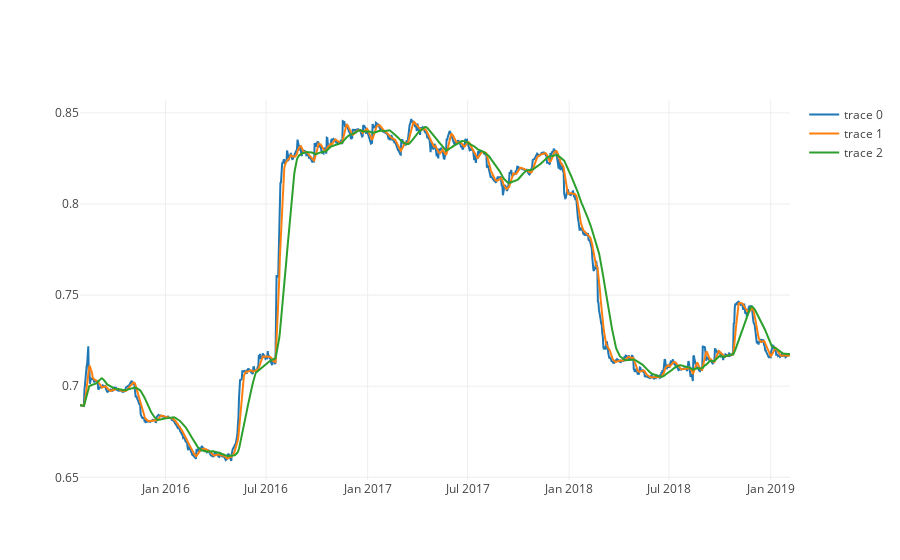

Notebook code cell kept with this figure:
### Code cell
traces = []
x = daily_balance_gini['date']
gini_list = ['gini', 'gini_sma7', 'gini_sma30']
for gini in gini_list:
    y = daily_balance_gini[gini]
    trace = dict(
        x=x,
        y=y,
        hoverinfo=f'{gini}',
        mode='lines'
    )
    traces.append(trace)
fig = dict(data=traces)

iplot(fig, validate=False)

### Figure 1 — Plotly figure (JSON) as saved in the notebook; plotly's stock layout.template omitted (floating-point values rounded to 4 significant figures; data arrays with more than 128 entries replaced by an {"elided": "..."} marker saying what was removed)
{"data": [{"hoverinfo": "gini", "mode": "lines", "x": {"elided": "1287 str values"}, "y": {"elided": "1287 float values"}}, {"hoverinfo": "gini_sma7", "mode": "lines", "x": {"elided": "1287 str values"}, "y": {"elided": "1287 float values"}}, {"hoverinfo": "gini_sma30", "mode": "lines", "x": {"elided": "1287 str values"}, "y": {"elided": "1287 float values"}}], "layout": {}}
